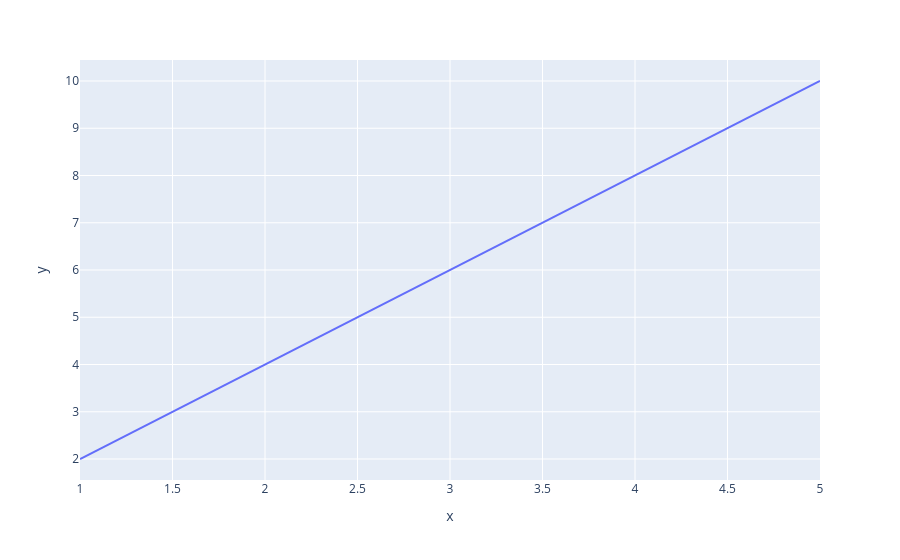

Write notebook code for a chart like this one.
### Code cell
import plotly as px
import plotly.express as px
fig = px.line(x=x, y=y)
fig.show()
# plt.show()

### Figure 1 — Plotly figure (JSON) as saved in the notebook; plotly's stock layout.template omitted (floating-point values rounded to 4 significant figures)
{"data": [{"hovertemplate": "x=%{x}<br>y=%{y}<extra></extra>", "legendgroup": "", "line": {"color": "#636efa", "dash": "solid"}, "marker": {"symbol": "circle"}, "mode": "lines", "name": "", "orientation": "v", "showlegend": false, "type": "scatter", "x": [1, 2, 3, 4, 5], "xaxis": "x", "y": [2, 4, 6, 8, 10], "yaxis": "y"}], "layout": {"legend": {"tracegroupgap": 0}, "margin": {"t": 60}, "xaxis": {"anchor": "y", "domain": [0, 1], "title": {"text": "x"}}, "yaxis": {"anchor": "x", "domain": [0, 1], "title": {"text": "y"}}}}
